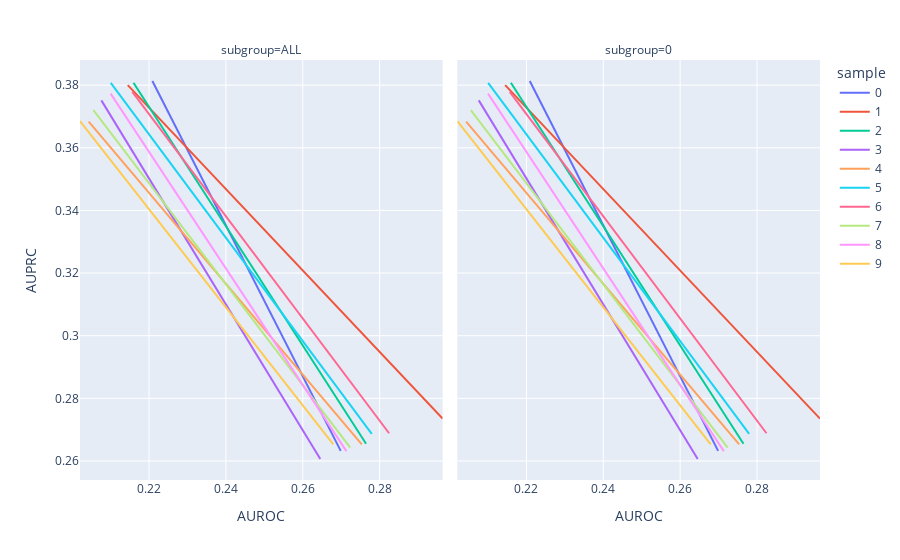

The notebook cell saved with this chart:
### Code cell
px.line(out, x="AUROC", y="AUPRC", facet_col="subgroup", color="sample")

### Figure 1 — Plotly figure (JSON) as saved in the notebook; plotly's stock layout.template omitted (floating-point values rounded to 4 significant figures)
{"data": [{"hovertemplate": "sample=0<br>subgroup=ALL<br>AUROC=%{x}<br>AUPRC=%{y}<extra></extra>", "legendgroup": "0", "line": {"color": "#636efa", "dash": "solid"}, "marker": {"symbol": "circle"}, "mode": "lines", "name": "0", "orientation": "v", "showlegend": true, "type": "scatter", "x": [0.2209, 0.2699], "xaxis": "x", "y": [0.3813, 0.2632], "yaxis": "y"}, {"hovertemplate": "sample=0<br>subgroup=0<br>AUROC=%{x}<br>AUPRC=%{y}<extra></extra>", "legendgroup": "0", "line": {"color": "#636efa", "dash": "solid"}, "marker": {"symbol": "circle"}, "mode": "lines", "name": "0", "orientation": "v", "showlegend": false, "type": "scatter", "x": [0.2209, 0.2699], "xaxis": "x2", "y": [0.3813, 0.2632], "yaxis": "y2"}, {"hovertemplate": "sample=1<br>subgroup=ALL<br>AUROC=%{x}<br>AUPRC=%{y}<extra></extra>", "legendgroup": "1", "line": {"color": "#EF553B", "dash": "solid"}, "marker": {"symbol": "circle"}, "mode": "lines", "name": "1", "orientation": "v", "showlegend": true, "type": "scatter", "x": [0.2145, 0.2964], "xaxis": "x", "y": [0.38, 0.2735], "yaxis": "y"}, {"hovertemplate": "sample=1<br>subgroup=0<br>AUROC=%{x}<br>AUPRC=%{y}<extra></extra>", "legendgroup": "1", "line": {"color": "#EF553B", "dash": "solid"}, "marker": {"symbol": "circle"}, "mode": "lines", "name": "1", "orientation": "v", "showlegend": false, "type": "scatter", "x": [0.2145, 0.2964], "xaxis": "x2", "y": [0.38, 0.2735], "yaxis": "y2"}, {"hovertemplate": "sample=2<br>subgroup=ALL<br>AUROC=%{x}<br>AUPRC=%{y}<extra></extra>", "legendgroup": "2", "line": {"color": "#00cc96", "dash": "solid"}, "marker": {"symbol": "circle"}, "mode": "lines", "name": "2", "orientation": "v", "showlegend": true, "type": "scatter", "x": [0.216, 0.2765], "xaxis": "x", "y": [0.3808, 0.2655], "yaxis": "y"}, {"hovertemplate": "sample=2<br>subgroup=0<br>AUROC=%{x}<br>AUPRC=%{y}<extra></extra>", "legendgroup": "2", "line": {"color": "#00cc96", "dash": "solid"}, "marker": {"symbol": "circle"}, "mode": "lines", "name": "2", "orientation": "v", "showlegend": false, "type": "scatter", "x": [0.216, 0.2765], "xaxis": "x2", "y": [0.3808, 0.2655], "yaxis": "y2"}, {"hovertemplate": "sample=3<br>subgroup=ALL<br>AUROC=%{x}<br>AUPRC=%{y}<extra></extra>", "legendgroup": "3", "line": {"color": "#ab63fa", "dash": "solid"}, "marker": {"symbol": "circle"}, "mode": "lines", "name": "3", "orientation": "v", "showlegend": true, "type": "scatter", "x": [0.2076, 0.2646], "xaxis": "x", "y": [0.3751, 0.2606], "yaxis": "y"}, {"hovertemplate": "sample=3<br>subgroup=0<br>AUROC=%{x}<br>AUPRC=%{y}<extra></extra>", "legendgroup": "3", "line": {"color": "#ab63fa", "dash": "solid"}, "marker": {"symbol": "circle"}, "mode": "lines", "name": "3", "orientation": "v", "showlegend": false, "type": "scatter", "x": [0.2076, 0.2646], "xaxis": "x2", "y": [0.3751, 0.2606], "yaxis": "y2"}, {"hovertemplate": "sample=4<br>subgroup=ALL<br>AUROC=%{x}<br>AUPRC=%{y}<extra></extra>", "legendgroup": "4", "line": {"color": "#FFA15A", "dash": "solid"}, "marker": {"symbol": "circle"}, "mode": "lines", "name": "4", "orientation": "v", "showlegend": true, "type": "scatter", "x": [0.2043, 0.2753], "xaxis": "x", "y": [0.3684, 0.2653], "yaxis": "y"}, {"hovertemplate": "sample=4<br>subgroup=0<br>AUROC=%{x}<br>AUPRC=%{y}<extra></extra>", "legendgroup": "4", "line": {"color": "#FFA15A", "dash": "solid"}, "marker": {"symbol": "circle"}, "mode": "lines", "name": "4", "orientation": "v", "showlegend": false, "type": "scatter", "x": [0.2043, 0.2753], "xaxis": "x2", "y": [0.3684, 0.2653], "yaxis": "y2"}, {"hovertemplate": "sample=5<br>subgroup=ALL<br>AUROC=%{x}<br>AUPRC=%{y}<extra></extra>", "legendgroup": "5", "line": {"color": "#19d3f3", "dash": "solid"}, "marker": {"symbol": "circle"}, "mode": "lines", "name": "5", "orientation": "v", "showlegend": true, "type": "scatter", "x": [0.21, 0.2779], "xaxis": "x", "y": [0.3807, 0.2687], "yaxis": "y"}, {"hovertemplate": "sample=5<br>subgroup=0<br>AUROC=%{x}<br>AUPRC=%{y}<extra></extra>", "legendgroup": "5", "line": {"color": "#19d3f3", "dash": "solid"}, "marker": {"symbol": "circle"}, "mode": "lines", "name": "5", "orientation": "v", "showlegend": false, "type": "scatter", "x": [0.21, 0.2779], "xaxis": "x2", "y": [0.3807, 0.2687], "yaxis": "y2"}, {"hovertemplate": "sample=6<br>subgroup=ALL<br>AUROC=%{x}<br>AUPRC=%{y}<extra></extra>", "legendgroup": "6", "line": {"color": "#FF6692", "dash": "solid"}, "marker": {"symbol": "circle"}, "mode": "lines", "name": "6", "orientation": "v", "showlegend": true, "type": "scatter", "x": [0.2157, 0.2825], "xaxis": "x", "y": [0.3778, 0.2689], "yaxis": "y"}, {"hovertemplate": "sample=6<br>subgroup=0<br>AUROC=%{x}<br>AUPRC=%{y}<extra></extra>", "legendgroup": "6", "line": {"color": "#FF6692", "dash": "solid"}, "marker": {"symbol": "circle"}, "mode": "lines", "name": "6", "orientation": "v", "showlegend": false, "type": "scatter", "x": [0.2157, 0.2825], "xaxis": "x2", "y": [0.3778, 0.2689], "yaxis": "y2"}, {"hovertemplate": "sample=7<br>subgroup=ALL<br>AUROC=%{x}<br>AUPRC=%{y}<extra></extra>", "legendgroup": "7", "line": {"color": "#B6E880", "dash": "solid"}, "marker": {"symbol": "circle"}, "mode": "lines", "name": "7", "orientation": "v", "showlegend": true, "type": "scatter", "x": [0.2055, 0.2723], "xaxis": "x", "y": [0.372, 0.2643], "yaxis": "y"}, {"hovertemplate": "sample=7<br>subgroup=0<br>AUROC=%{x}<br>AUPRC=%{y}<extra></extra>", "legendgroup": "7", "line": {"color": "#B6E880", "dash": "solid"}, "marker": {"symbol": "circle"}, "mode": "lines", "name": "7", "orientation": "v", "showlegend": false, "type": "scatter", "x": [0.2055, 0.2723], "xaxis": "x2", "y": [0.372, 0.2643], "yaxis": "y2"}, {"hovertemplate": "sample=8<br>subgroup=ALL<br>AUROC=%{x}<br>AUPRC=%{y}<extra></extra>", "legendgroup": "8", "line": {"color": "#FF97FF", "dash": "solid"}, "marker": {"symbol": "circle"}, "mode": "lines", "name": "8", "orientation": "v", "showlegend": true, "type": "scatter", "x": [0.21, 0.2714], "xaxis": "x", "y": [0.3773, 0.2632], "yaxis": "y"}, {"hovertemplate": "sample=8<br>subgroup=0<br>AUROC=%{x}<br>AUPRC=%{y}<extra></extra>", "legendgroup": "8", "line": {"color": "#FF97FF", "dash": "solid"}, "marker": {"symbol": "circle"}, "mode": "lines", "name": "8", "orientation": "v", "showlegend": false, "type": "scatter", "x": [0.21, 0.2714], "xaxis": "x2", "y": [0.3773, 0.2632], "yaxis": "y2"}, {"hovertemplate": "sample=9<br>subgroup=ALL<br>AUROC=%{x}<br>AUPRC=%{y}<extra></extra>", "legendgroup": "9", "line": {"color": "#FECB52", "dash": "solid"}, "marker": {"symbol": "circle"}, "mode": "lines", "name": "9", "orientation": "v", "showlegend": true, "type": "scatter", "x": [0.202, 0.268], "xaxis": "x", "y": [0.3686, 0.2653], "yaxis": "y"}, {"hovertemplate": "sample=9<br>subgroup=0<br>AUROC=%{x}<br>AUPRC=%{y}<extra></extra>", "legendgroup": "9", "line": {"color": "#FECB52", "dash": "solid"}, "marker": {"symbol": "circle"}, "mode": "lines", "name": "9", "orientation": "v", "showlegend": false, "type": "scatter", "x": [0.202, 0.268], "xaxis": "x2", "y": [0.3686, 0.2653], "yaxis": "y2"}], "layout": {"annotations": [{"font": {}, "showarrow": false, "text": "subgroup=ALL", "x": 0.245, "xanchor": "center", "xref": "paper", "y": 1, "yanchor": "bottom", "yref": "paper"}, {"font": {}, "showarrow": false, "text": "subgroup=0", "x": 0.755, "xanchor": "center", "xref": "paper", "y": 1, "yanchor": "bottom", "yref": "paper"}], "autosize": true, "legend": {"title": {"text": "sample"}, "tracegroupgap": 0}, "margin": {"t": 60}, "xaxis": {"anchor": "y", "autorange": true, "domain": [0, 0.49], "range": [0.202, 0.2964], "title": {"text": "AUROC"}, "type": "linear"}, "xaxis2": {"anchor": "y2", "autorange": true, "domain": [0.51, 1], "matches": "x", "range": [0.202, 0.2964], "title": {"text": "AUROC"}, "type": "linear"}, "yaxis": {"anchor": "x", "autorange": true, "domain": [0, 1], "range": [0.2539, 0.388], "title": {"text": "AUPRC"}, "type": "linear"}, "yaxis2": {"anchor": "x2", "autorange": true, "domain": [0, 1], "matches": "y", "range": [0.2539, 0.388], "showticklabels": false, "type": "linear"}}}
